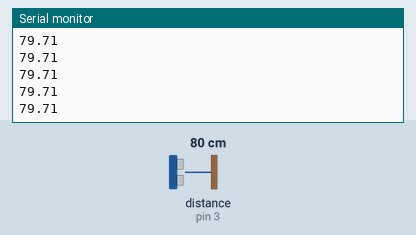
Bench run of a program on a simulated Arduino Uno, built with avr-gcc and run on an emulated ATmega328P. Parts: the last lines printed to the serial monitor. Wiring (inferred from the names in the program): ultrasonic range finder: trigger pin 2; echo pin 3. The test bench sets the inputs (shaded band); at power-on: distance to the obstacle (sensor on pin 3) 80 cm. The echo pulse lasts 58.3 µs per cm.

Above: at 1.2 s.
1.3 s: distance to the obstacle (sensor on pin 3) set to 2 cm
At 2.4 s:
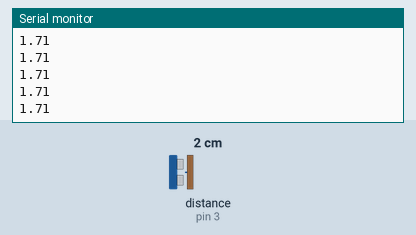
2.8 s: distance to the obstacle (sensor on pin 3) set to 4 cm
At 3.7 s:
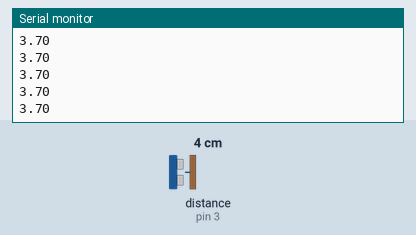
Timing chart, 0 to 5.8 s (numbered marks = the images above; inputs shaded):
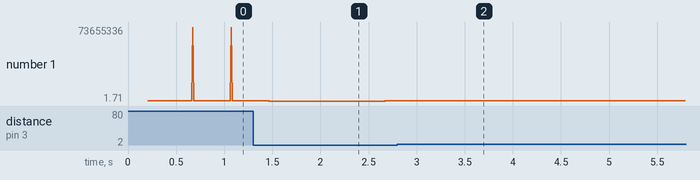

Measured:
- after the input at 1.3 s, the serial monitor: prints a new line after 0.17 s (image 1)
- after the input at 2.8 s, the serial monitor: prints a new line after 0.07 s (image 2)
- plotted number 1: 79.71 → 2.06 after the input at 1.3 s, 2.06 → 3.7 after the input at 2.8 s

The program:

main.cpp
```cpp
#include <Arduino.h>
#include <TimerOne.h>
#define echo 3
#define trig 2

unsigned long t1=0;
unsigned long t2=0;
unsigned long t1Local=0;
unsigned long t2Local=0;
bool falling = false;

void triggerSensor() {
 digitalWrite(trig, HIGH);
 delayMicroseconds(10);
 digitalWrite(trig, LOW);
}

void measureTime() {
 if (digitalRead(echo) == HIGH) {
    t1=micros();
 }
 if (digitalRead(echo) == LOW) {
    t2=micros();
    falling = true;
 }
}

void setup() {
 pinMode(trig, OUTPUT);
 pinMode(echo, INPUT);
 Timer1.initialize(200000);
 Timer1.attachInterrupt(triggerSensor);
 attachInterrupt(digitalPinToInterrupt(echo), measureTime, CHANGE);
 Serial.begin(9600);
}

void loop() {
 if (falling == true) {
   noInterrupts();
   unsigned long t1Local = t1;
   unsigned long t2Local = t2;
   interrupts();
   Serial.println(0.0343*((t2Local-t1Local)/2));
 }
}
```
